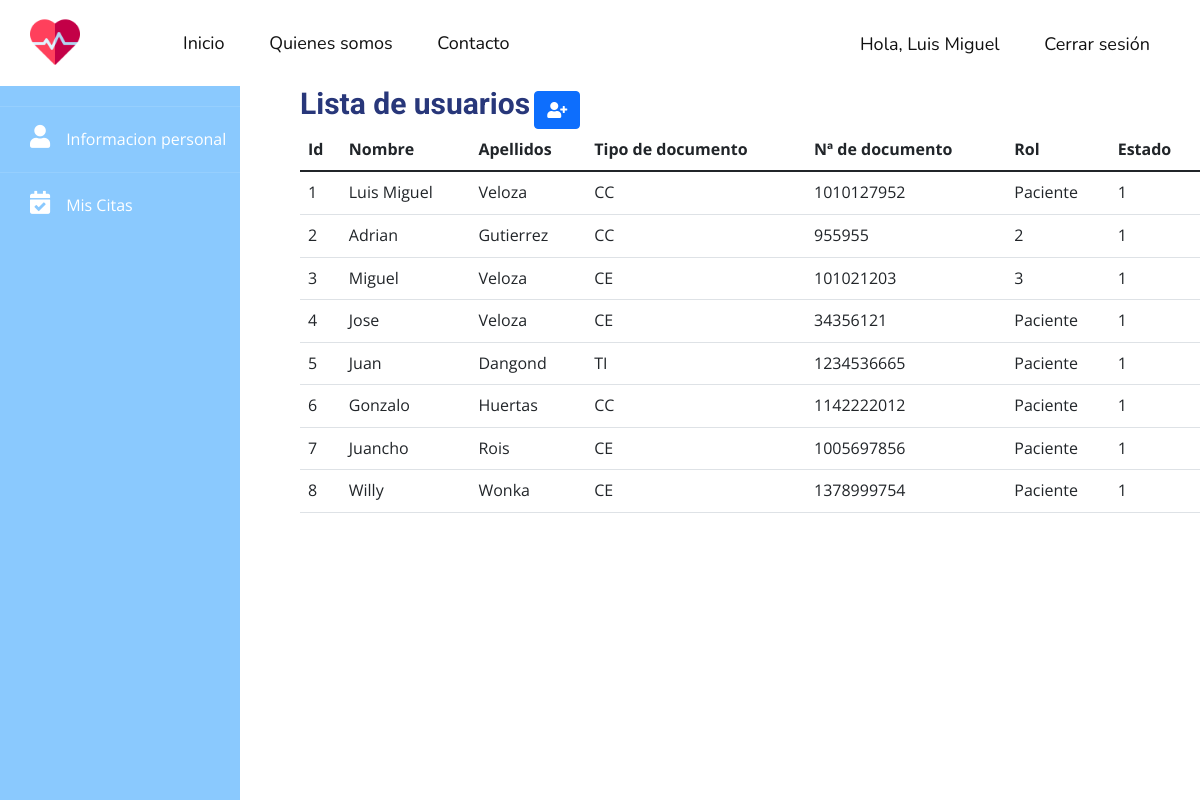
Page /all-users (signed in) on the committed database.
### tables this page shows
CREATE TABLE users (id INTEGER PRIMARY KEY AUTOINCREMENT NOT NULL UNIQUE, first_name VARCHAR NOT NULL, last_name VARCHAR NOT NULL, email VARCHAR UNIQUE NOT NULL, phone VARCHAR, document_type VARCHAR (2) NOT NULL, document_number INTEGER NOT NULL UNIQUE, gender CHAR NOT NULL, address VARCHAR NOT NULL, password VARCHAR NOT NULL, role INTEGER NOT NULL, status INTEGER NOT NULL DEFAULT (1));

### app.py (the view)
@app.route('/all-users')
@login_required
def all_users():
    db = get_db()
    users = db.execute(
        'SELECT id, first_name, last_name, document_type, document_number, role, status  FROM users').fetchall()
    users = list(users)
    for user in users:
        for d in user:
            if user.index(d) == 5:
                print(d)
    return render_template('/users/all-users.html', users=users)

### app.py (called while the page is built)
def login_required(view):
    @functools.wraps(view)
    def wrapped_view(**kwargs):
        if g.user is None:
            return redirect(url_for('login'))
        return view(**kwargs)
    return wrapped_view

@app.before_request
def load_logged_in_user():
    user_id = session.get('user_id')
    if user_id is None:
        g.user = None
    else:
        db = get_db()
        g.user = db.execute('SELECT * FROM users WHERE id = ?', (user_id,)).fetchone()

### db.py (called while the page is built)
def get_db():
    try:
        if 'db' not in g:
            g.db = sqlite3.connect('hospital.db')
        return g.db
    except Error:
        print(Error)

### templates/users/all-users.html (shortened to what this page needs)
{% extends "layout.html" %}
{% block content %}
    {% include '/template-parts/sidebar.html' %}
    <div class="main">
        <h1 style="display: inline">Lista de usuarios</h1>
        <a href="{{ url_for('create_user') }}" class="btn btn-primary"><i class="fas fa-user-plus"></i>
        </a>
        <table class="table">
            <thead class="thead-dark">
            <tr>
                <th scope="col">Id</th>
                <th scope="col">Nombre</th>
                <th scope="col">Apellidos</th>
                <th scope="col">Tipo de documento</th>
                <th scope="col">Nª de documento</th>
                <th scope="col">Rol</th>
                <th scope="col">Estado</th>
            </tr>
            </thead>
            <tbody>
            {% for user in users %}
                <tr>
                    {% for d in user %}
                        {% if user.index(d) == 5 %}
                            {% if d == 1 %}
                                <td>Administrador</td>
                            {% elif d == 2 %}
                                <td>Médico</td>
                            {% elif d == 3 %}
                                <td>Paciente</td>
                            {% endif %}
                        {% else %}
                            <td>{{ d }}</td>
                        {% endif %}
                    {% endfor %}
                </tr>
            {% endfor %}
            </tbody>
        </table>
    </div>
{% endblock %}

### templates/template-parts/header.html (shortened to what this page needs)
<header class="u-clearfix u-header u-header" id="sec-f901">
    <div class="u-clearfix u-sheet u-sheet-1">
        <a href="{{ url_for('index') }}" class="u-image u-logo u-image-1" data-image-width="512"
           data-image-height="512">
            <img src="{{ url_for('static', filename="images/cardiogram.png") }}" class="u-logo-image u-logo-image-1"
                 alt="">
        </a>
        <nav class="u-menu u-menu-dropdown u-offcanvas u-menu-1">
            <div class="u-custom-menu u-nav-container">
                <ul class="u-custom-font u-nav u-unstyled u-nav-1">
                    <li class="u-nav-item">
                        <a class="u-active-custom-color-2 u-button-style u-hover-custom-color-1 u-nav-link u-text-active-black u-text-hover-white"
                           href="{{ url_for('index') }}" style="padding: 10px 20px;">Inicio</a>
                    </li>
                    <li class="u-nav-item">
                        <a class="u-active-custom-color-2 u-button-style u-hover-custom-color-1 u-nav-link u-text-active-black u-text-hover-white"
                           href="{{ url_for('about_us') }}" style="padding: 10px 20px;">Quienes somos</a>
                    </li>
                    <li class="u-nav-item">
                        <a class="u-active-custom-color-2 u-button-style u-hover-custom-color-1 u-nav-link u-text-active-black u-text-hover-white"
                           href="{{ url_for('contact_us') }}" style="padding: 10px 20px;">Contacto</a>
                    </li>
                </ul>
            </div>
        </nav>
        <nav class="u-menu u-menu-dropdown u-offcanvas u-menu-2">
            <div class="u-custom-menu u-nav-container">
                <ul class="u-custom-font u-nav u-unstyled u-nav-3">
                    {% if not g.user %}
                        <li class="u-nav-item"><a
                                class="u-active-custom-color-2 u-button-style u-hover-custom-color-1 u-nav-link u-text-active-black u-text-hover-white"
                                href="{{ url_for('login') }}" style="padding: 10px 20px;">Iniciar sesión</a>
                        </li>
                        <li class="u-nav-item"><a
                                class="u-active-custom-color-2 u-button-style u-hover-custom-color-1 u-nav-link u-text-active-black u-text-hover-white"
                                href="{{ url_for('register') }}" style="padding: 10px 20px;">Registrarse</a>
                        </li>
                    {% else %}
                        <li class="u-nav-item"><a
                                class="u-active-custom-color-2 u-button-style u-hover-custom-color-1 u-nav-link u-text-active-black u-text-hover-white"
                                href="{{ url_for('dashboard') }}" style="padding: 10px 20px;">Hola, {{ g.user[1] }}</a>
                        </li>
                        <li class="u-nav-item"><a
                                class="u-active-custom-color-2 u-button-style u-hover-custom-color-1 u-nav-link u-text-active-black u-text-hover-white"
                                href="{{ url_for('logout') }}" style="padding: 10px 20px;">Cerrar sesión</a>
                        </li>
                    {% endif %}
                </ul>
            </div>
        </nav>
    </div>
</header>

### static/css/app.css (style rules this page uses)
* { margin: 0; padding: 0; text-decoration: none; }
li { list-style: none; }
ul { padding-left: 0; }
.sidebar + .main { margin-left: 300px; }
.sidebar + .main h1 { color: #28377a; font-size: 30px; font-weight: bold; }

### rows in the picture
users: first_name "Luis Miguel", user "1" "1", last_name "Veloza", document_type "CC", document_number "1010127952"
users: user "2" "2" "1", first_name "Adrian", last_name "Gutierrez", document_type "CC", document_number "955955"
users: user "3" "3" "1", first_name "Miguel", last_name "Veloza", document_type "CE", document_number "101021203"
users: user "4" "1", first_name "Jose", last_name "Veloza", document_type "CE", document_number "34356121"
users: user "5" "1", first_name "Juan", last_name "Dangond", document_type "TI", document_number "1234536665"
users: user "6" "1", first_name "Gonzalo", last_name "Huertas", document_type "CC", document_number "1142222012"
users: user "7" "1", first_name "Juancho", last_name "Rois", document_type "CE", document_number "1005697856"
users: user "8" "1", first_name "Willy", last_name "Wonka", document_type "CE", document_number "1378999754"
